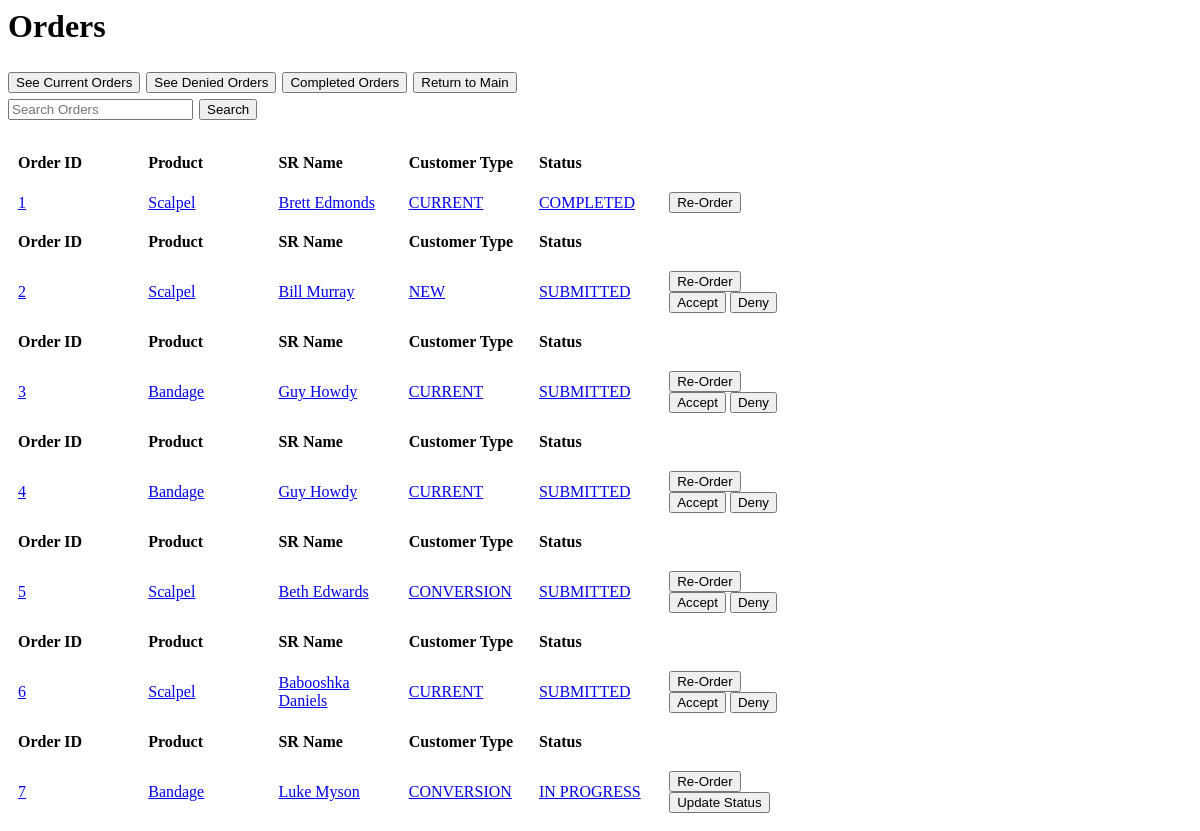
The app's page /orders/, older data.
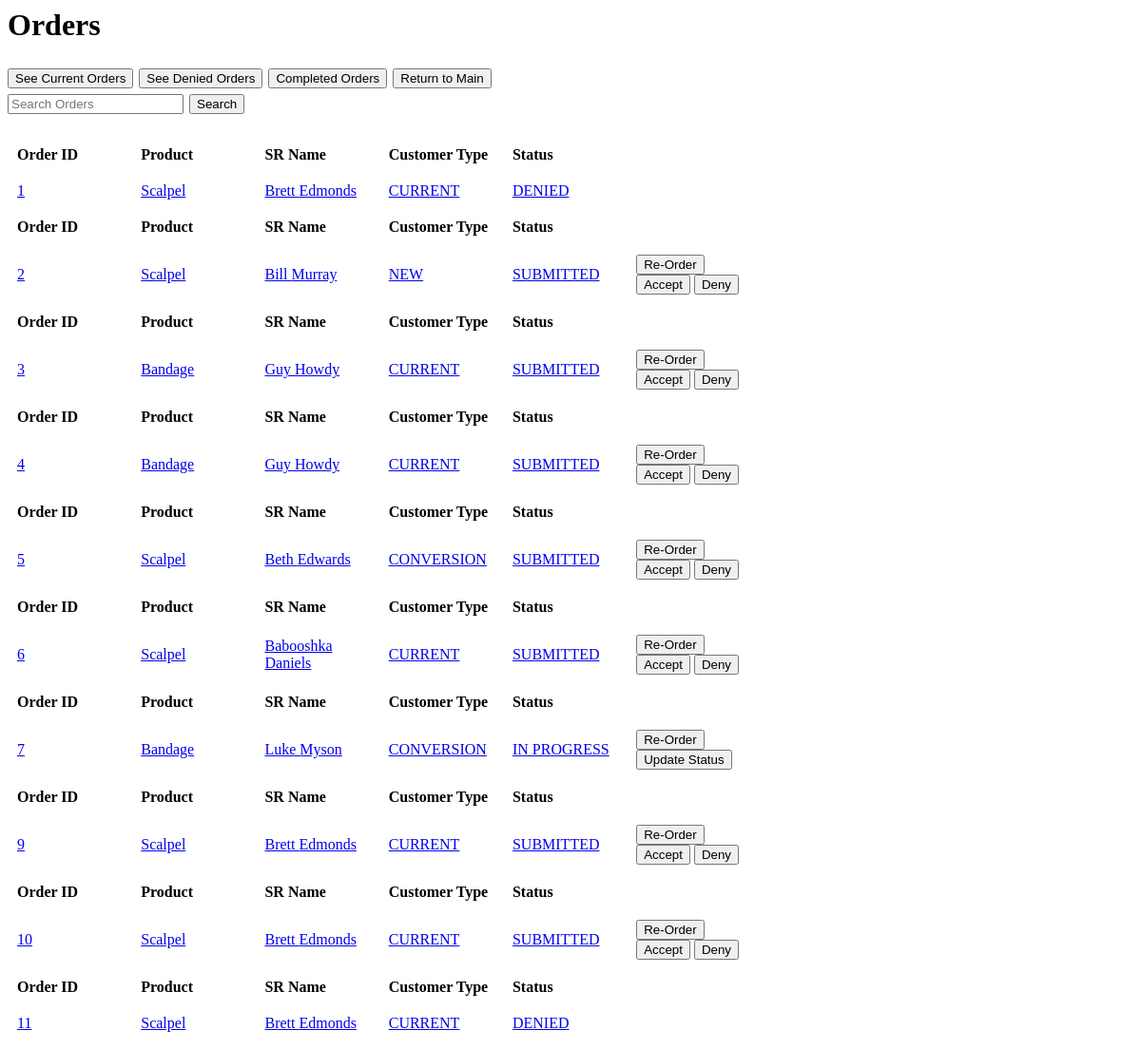
The same page, newer data.
### orders/models.py (models this page shows, shortened)
class Order(models.Model):
    def validate_true(value):
        if value is False:
            raise ValidationError("You must accept the disclaimer to submit the order.")
    product = models.ForeignKey(
        product_models.Product,
        on_delete=models.SET_NULL,
        null=True
    )
    SR_first_name = models.CharField(max_length=35)
    SR_last_name = models.CharField(max_length=35)
    SR_phone_number = models.PositiveIntegerField(validators=[MaxValueValidator(9999999999)])
    SM_first_name = models.CharField(max_length=35)
    SM_last_name = models.CharField(max_length=35)
    SR_email = models.EmailField(max_length=254)
    physician = models.CharField(max_length=70)
    hospital = models.CharField(max_length=70)
    cust_choices = ( #Choices for the customer type dropdown menu
        ("CURRENT", "Current"),
        ("NEW", "New"),
        ("CONVERSION", "Conversion")
    )
    customer_type = models.CharField(max_length=10, choices=cust_choices, default="CURRENT")
    clinical_need = models.CharField(max_length=200)
    category_choices = (
		("Cervical/Trauma", "Cervical/Trauma"),
		("Interbody Fusion and Vertebral Body Replacement", "Interbody Fusion and Vertebral Body Replacement"),
		("Thoracolumbar", "Thoracolumbar"),
		("MAST", "MAST"),
		("General Instruments", "General Instruments"),
		("New Product", "New Product")
	)
    instrument_category = models.CharField(max_length=47, choices=category_choices, null=True)
    description = models.TextField()
    size = models.CharField(max_length = 120, default = "Standard")
    quantity = models.PositiveIntegerField()
    type_choices = (
		("Simple Modification - Make from Scratch", "Simple Modification - Make from Scratch"),
		("Minor Mod to Standard Device", "Minor Mod to Standard Device"),
		("Complex Design - Requires Predicate", "Complex Design - Requires Predicate"),
		("Complex Assembly - Many Components", "Complex Assembly - Many Components"),
		("New Product", "New Product")
	)
    instrument_type = models.CharField(max_length=39, choices=type_choices, null=True, help_text=
        ("Simple Modification - Make from Scratch: $750-1250. "
        "Minor Mod to Standard Device: $1000-$2000. "
        "Complex Design - Requires Predicate: $1750-$3000. "
        "Complex Assembly - Many Components: $3000-$4500."))
    handle_choices = (
		("1.9 Inch Ball w/ Impact Cap","1.9 Inch Ball w/ Impact Cap"),
		("4.8 Inch Ergonomic Inline","4.8 Inch Ergonomic Inline"),
		("4.75 Inch Tapered w/ Impact Cap","4.75 Inch Tapered w/ Impact Cap"),
		("6 Inch Ergonomic Inline w/ Impact Cap","6 Inch Ergonomic Inline w/ Impact Cap"),
		("4 Inch Cervical Inline w/Impact Cap","4 Inch Cervical Inline w/Impact Cap"),
		("New Product", "New Product"),
		("Not Applicable", "Not Applicable")
	)
    instrument_handle = models.CharField(max_length=37, choices=handle_choices, null=True)
    disclaimer = models.BooleanField(validators=[validate_true], help_text=
        "I agree to submit this request form to my manager for approval.  If actual cost exceeds maximum price range, I will be notified with adjusted price prior to manufacturing with no obligation to continue.")
    status_choices = ( # Allowed status types
        ("SUBMITTED", "Submitted"),
        ("APPROVED", "Approved"),
        ("DENIED", "Denied"),
        ("IN PROGRESS", "In Progress"),
        ("SHIPPED", "Shipped"),
        ("COMPLETED", "Completed")
    )
    status = models.CharField(max_length=11, choices=status_choices, default="SUBMITTED")
    is_reordered = models.BooleanField(default=False)
    num_reorders = models.PositiveIntegerField(default=0)
    parent_reorder = models.ForeignKey('self', on_delete=models.SET_NULL, null=True, default=None)
    denial_reason = models.TextField(default = "")

### products/models.py (models this page shows)
class Product(models.Model):
	name = models.CharField(max_length = 360, default = "New Product")
	description = models.TextField()
	price = models.DecimalField(max_digits=100, decimal_places=2)
	image = models.ImageField(upload_to='media', default="default.jpeg")
	part_number = models.CharField(max_length = 360, default = "X0000000")
	category_choices = (
		("Cervical/Trauma", "Cervical/Trauma"),
		("Interbody Fusion and Vertebral Body Replacement", "Interbody Fusion and Vertebral Body Replacement"),
		("Thoracolumbar", "Thoracolumbar"),
		("MAST", "MAST"),
		("General Instruments", "General Instruments"),
		("New Product", "New Product")
	)
	category = models.CharField(max_length=47, choices=category_choices, null=True)
	size = models.CharField(max_length = 120, default = "Standard")
	handle_choices = (
		("1.9 Inch Ball w/ Impact Cap","1.9 Inch Ball w/ Impact Cap"),
		("4.8 Inch Ergonomic Inline","4.8 Inch Ergonomic Inline"),
		("4.75 Inch Tapered w/ Impact Cap","4.75 Inch Tapered w/ Impact Cap"),
		("6 Inch Ergonomic Inline w/ Impact Cap","6 Inch Ergonomic Inline w/ Impact Cap"),
		("4 Inch Cervical Inline w/Impact Cap","4 Inch Cervical Inline w/Impact Cap"),
		("New Product", "New Product"),
		("Not Applicable", "Not Applicable")
	)
	handle = models.CharField(max_length=37, choices=handle_choices, null=True)
	type_choices = (
		("Simple Modification - Make from Scratch", "Simple Modification - Make from Scratch"),
		("Minor Mod to Standard Device", "Minor Mod to Standard Device"),
		("Complex Design - Requires Predicate", "Complex Design - Requires Predicate"),
		("Complex Assembly - Many Components", "Complex Assembly - Many Components"),
		("New Product", "New Product")
	)
	product_type = models.CharField(max_length=39, choices=type_choices, null=True)
	num_orders = models.PositiveIntegerField(default=0)
	department = models.CharField(max_length=20, blank=True, default='')
	def __str__(self):
		return (self.name)

### orders/views.py (the view)
# urls.py: path('orders/', OrderListView.as_view(), name='orders'),
class OrderListView(ListView):
    model = Order
    def get_queryset(self):
        return Order.objects.exclude(hospital = "Enter Hospital") #Excludes the dummy order for a new Product that new product orders are based on

### orders/templates/orders/order_list.html (shortened to what this page needs)
<h1>Orders</h1>
<h2>
    <a href="/orders/current"><button type="button">See Current Orders</button></a>
    <a href="/orders/denied"><button type="button">See Denied Orders</button></a>
    <a href="/orders/completed"><button type="button"> Completed Orders</button></a>
    <a href="/"><button type="button"> Return to Main</button></a>
    <form action="{% url 'search_orders' %}" method="get">
        <input type+"text" name="q" placeholder="Search Orders">
        <button type="submit">Search</button>
    </form>
</h2>
{% for order in object_list %}
    <table>
    <thead>
        <tr>
        <th>Order ID</th>
        <th>Product</th>
        <th>SR Name</th>
        <th>Customer Type</th>
        <th>Status</th>
        <th></th>
        </tr>
    </thead>
    <tbody>
    <tr>
        <td><a href="/orders/{{ order.id }}">{{ order.id }}</a></td>
        <td><a href="/orders/{{ order.id }}">{{ order.product }}</a></td>
        <td><a href="/orders/{{ order.id }}">{{ order.SR_first_name }} {{ order.SR_last_name }}</a></td>
        <td><a href="/orders/{{ order.id }}">{{ order.customer_type }}</a></td>
        <td><a href="/orders/{{ order.id }}">{{ order.status }}</a></td>
        <td>{% if order.status != "DENIED" %}
                <a href="/orders/{{ order.id }}/reorder"><button type = "button">Re-Order</button></a>
            {% endif %}
            {% if order.status == "SUBMITTED" %}
                <a href="/orders/{{ order.id }}/approve"><button type = "button">Accept</button></a>
                <a href="/orders/{{ order.id }}/deny"><button type = "button">Deny</button></a>
            {% endif %}
            {% if order.status == "IN PROGRESS" or order.status == "SHIPPED" %}
                <a href="/orders/{{ order.id }}/update_status"><button type = "button">Update Status</button></a>
            {% endif %}
        </td>
        </tr>
    </tbody>
    </table>
{% empty %}
    <li>No Orders yet.</li>
{% endfor %}

Row changes from the older to the newer data that the page shows:
changed Order id 1: status "COMPLETED" → "DENIED"; no longer shows "Re-Order"
added Order: id "9", product "Scalpel", SR_first_name "Brett", SR_last_name "Edmonds", customer_type "CURRENT", status "SUBMITTED"
added Order: id "10", product "Scalpel", SR_first_name "Brett", SR_last_name "Edmonds", customer_type "CURRENT", status "SUBMITTED"
added Order: id "11", product "Scalpel", SR_first_name "Brett", SR_last_name "Edmonds", customer_type "CURRENT", status "DENIED"
